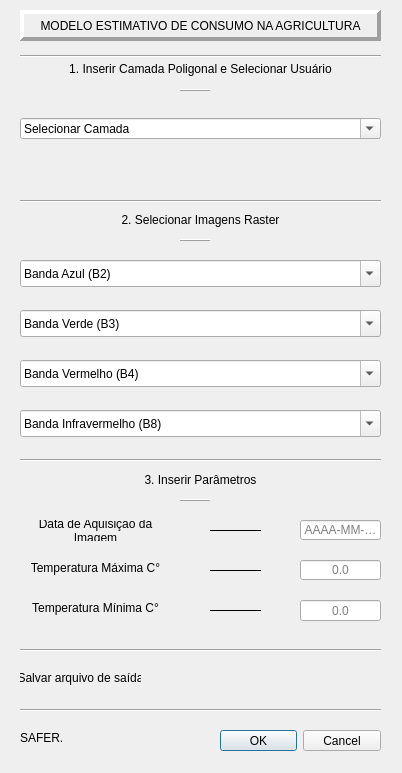
<?xml version="1.0" encoding="UTF-8"?>
<ui version="4.0">
 <class>MECADialogBase</class>
 <widget class="QDialog" name="MECADialogBase">
  <property name="windowModality">
   <enum>Qt::NonModal</enum>
  </property>
  <property name="geometry">
   <rect>
    <x>0</x>
    <y>0</y>
    <width>402</width>
    <height>773</height>
   </rect>
  </property>
  <property name="mouseTracking">
   <bool>false</bool>
  </property>
  <property name="windowTitle">
   <string>MECA</string>
  </property>
  <property name="sizeGripEnabled">
   <bool>false</bool>
  </property>
  <property name="modal">
   <bool>false</bool>
  </property>
  <widget class="QDialogButtonBox" name="buttonBox">
   <property name="enabled">
    <bool>true</bool>
   </property>
   <property name="geometry">
    <rect>
     <x>220</x>
     <y>730</y>
     <width>161</width>
     <height>21</height>
    </rect>
   </property>
   <property name="mouseTracking">
    <bool>false</bool>
   </property>
   <property name="focusPolicy">
    <enum>Qt::ClickFocus</enum>
   </property>
   <property name="autoFillBackground">
    <bool>true</bool>
   </property>
   <property name="orientation">
    <enum>Qt::Horizontal</enum>
   </property>
   <property name="standardButtons">
    <set>QDialogButtonBox::Cancel|QDialogButtonBox::Ok</set>
   </property>
   <property name="centerButtons">
    <bool>true</bool>
   </property>
  </widget>
  <widget class="QgsMapLayerComboBox" name="select_layercb">
   <property name="geometry">
    <rect>
     <x>20</x>
     <y>118</y>
     <width>361</width>
     <height>21</height>
    </rect>
   </property>
   <property name="editable">
    <bool>true</bool>
   </property>
   <property name="currentText">
    <string>Selecionar Camada</string>
   </property>
   <property name="showCrs">
    <bool>false</bool>
   </property>
  </widget>
  <widget class="QLabel" name="label_2">
   <property name="geometry">
    <rect>
     <x>20</x>
     <y>560</y>
     <width>151</width>
     <height>16</height>
    </rect>
   </property>
   <property name="text">
    <string>Temperatura Máxima C°</string>
   </property>
   <property name="alignment">
    <set>Qt::AlignCenter</set>
   </property>
  </widget>
  <widget class="QLabel" name="label_4">
   <property name="geometry">
    <rect>
     <x>20</x>
     <y>520</y>
     <width>151</width>
     <height>21</height>
    </rect>
   </property>
   <property name="text">
    <string>Data de Aquisição da Imagem</string>
   </property>
   <property name="alignment">
    <set>Qt::AlignCenter</set>
   </property>
   <property name="wordWrap">
    <bool>true</bool>
   </property>
  </widget>
  <widget class="Line" name="line">
   <property name="geometry">
    <rect>
     <x>20</x>
     <y>700</y>
     <width>361</width>
     <height>20</height>
    </rect>
   </property>
   <property name="orientation">
    <enum>Qt::Horizontal</enum>
   </property>
  </widget>
  <widget class="QLineEdit" name="date_line">
   <property name="geometry">
    <rect>
     <x>300</x>
     <y>520</y>
     <width>81</width>
     <height>20</height>
    </rect>
   </property>
   <property name="inputMask">
    <string notr="true"/>
   </property>
   <property name="text">
    <string/>
   </property>
   <property name="maxLength">
    <number>32767</number>
   </property>
   <property name="frame">
    <bool>true</bool>
   </property>
   <property name="alignment">
    <set>Qt::AlignCenter</set>
   </property>
   <property name="placeholderText">
    <string>AAAA-MM-DD</string>
   </property>
   <property name="cursorMoveStyle">
    <enum>Qt::LogicalMoveStyle</enum>
   </property>
  </widget>
  <widget class="QgsMapLayerComboBox" name="select_rasterb3">
   <property name="geometry">
    <rect>
     <x>20</x>
     <y>310</y>
     <width>361</width>
     <height>27</height>
    </rect>
   </property>
   <property name="editable">
    <bool>true</bool>
   </property>
   <property name="currentText">
    <string>Banda Verde (B3)</string>
   </property>
   <property name="showCrs">
    <bool>false</bool>
   </property>
  </widget>
  <widget class="QgsMapLayerComboBox" name="select_rasterb4">
   <property name="geometry">
    <rect>
     <x>20</x>
     <y>360</y>
     <width>361</width>
     <height>27</height>
    </rect>
   </property>
   <property name="editable">
    <bool>true</bool>
   </property>
   <property name="currentText">
    <string>Banda Vermelho (B4)</string>
   </property>
   <property name="showCrs">
    <bool>false</bool>
   </property>
  </widget>
  <widget class="QgsMapLayerComboBox" name="select_rasterb8">
   <property name="geometry">
    <rect>
     <x>20</x>
     <y>410</y>
     <width>361</width>
     <height>27</height>
    </rect>
   </property>
   <property name="editable">
    <bool>true</bool>
   </property>
   <property name="currentText">
    <string>Banda Infravermelho (B8)</string>
   </property>
   <property name="maxVisibleItems">
    <number>10</number>
   </property>
   <property name="showCrs">
    <bool>false</bool>
   </property>
  </widget>
  <widget class="QgsMapLayerComboBox" name="select_rasterb2">
   <property name="geometry">
    <rect>
     <x>20</x>
     <y>260</y>
     <width>361</width>
     <height>27</height>
    </rect>
   </property>
   <property name="editable">
    <bool>true</bool>
   </property>
   <property name="currentText">
    <string>Banda Azul (B2)</string>
   </property>
  </widget>
  <widget class="QgsFileWidget" name="rasterFile">
   <property name="geometry">
    <rect>
     <x>140</x>
     <y>670</y>
     <width>241</width>
     <height>21</height>
    </rect>
   </property>
   <property name="storageMode">
    <enum>QgsFileWidget::GetDirectory</enum>
   </property>
  </widget>
  <widget class="Line" name="line_2">
   <property name="geometry">
    <rect>
     <x>20</x>
     <y>186</y>
     <width>361</width>
     <height>31</height>
    </rect>
   </property>
   <property name="orientation">
    <enum>Qt::Horizontal</enum>
   </property>
  </widget>
  <widget class="QLabel" name="label_7">
   <property name="geometry">
    <rect>
     <x>20</x>
     <y>470</y>
     <width>361</width>
     <height>20</height>
    </rect>
   </property>
   <property name="text">
    <string>3. Inserir Parâmetros</string>
   </property>
   <property name="alignment">
    <set>Qt::AlignCenter</set>
   </property>
  </widget>
  <widget class="QLabel" name="label_8">
   <property name="geometry">
    <rect>
     <x>20</x>
     <y>210</y>
     <width>361</width>
     <height>20</height>
    </rect>
   </property>
   <property name="text">
    <string>2. Selecionar Imagens Raster</string>
   </property>
   <property name="alignment">
    <set>Qt::AlignCenter</set>
   </property>
  </widget>
  <widget class="QLabel" name="label_9">
   <property name="geometry">
    <rect>
     <x>20</x>
     <y>670</y>
     <width>121</width>
     <height>16</height>
    </rect>
   </property>
   <property name="text">
    <string>Salvar arquivo de saída</string>
   </property>
   <property name="alignment">
    <set>Qt::AlignCenter</set>
   </property>
  </widget>
  <widget class="QLabel" name="label_10">
   <property name="geometry">
    <rect>
     <x>20</x>
     <y>59</y>
     <width>361</width>
     <height>20</height>
    </rect>
   </property>
   <property name="text">
    <string>1. Inserir Camada Poligonal e Selecionar Usuário</string>
   </property>
   <property name="textFormat">
    <enum>Qt::AutoText</enum>
   </property>
   <property name="alignment">
    <set>Qt::AlignCenter</set>
   </property>
   <property name="wordWrap">
    <bool>true</bool>
   </property>
  </widget>
  <widget class="Line" name="line_4">
   <property name="geometry">
    <rect>
     <x>180</x>
     <y>80</y>
     <width>31</width>
     <height>21</height>
    </rect>
   </property>
   <property name="sizePolicy">
    <sizepolicy hsizetype="Minimum" vsizetype="Minimum">
     <horstretch>0</horstretch>
     <verstretch>0</verstretch>
    </sizepolicy>
   </property>
   <property name="frameShadow">
    <enum>QFrame::Raised</enum>
   </property>
   <property name="orientation">
    <enum>Qt::Horizontal</enum>
   </property>
  </widget>
  <widget class="QLineEdit" name="tmax_line">
   <property name="geometry">
    <rect>
     <x>300</x>
     <y>560</y>
     <width>81</width>
     <height>20</height>
    </rect>
   </property>
   <property name="frame">
    <bool>true</bool>
   </property>
   <property name="alignment">
    <set>Qt::AlignCenter</set>
   </property>
   <property name="placeholderText">
    <string>0.0</string>
   </property>
   <property name="cursorMoveStyle">
    <enum>Qt::LogicalMoveStyle</enum>
   </property>
  </widget>
  <widget class="QgsFeaturePickerWidget" name="select_featurecb">
   <property name="geometry">
    <rect>
     <x>20</x>
     <y>150</y>
     <width>361</width>
     <height>31</height>
    </rect>
   </property>
   <property name="displayExpression">
    <string/>
   </property>
   <property name="showBrowserButtons">
    <bool>false</bool>
   </property>
  </widget>
  <widget class="QLabel" name="label_11">
   <property name="geometry">
    <rect>
     <x>20</x>
     <y>10</y>
     <width>361</width>
     <height>31</height>
    </rect>
   </property>
   <property name="frameShape">
    <enum>QFrame::Panel</enum>
   </property>
   <property name="frameShadow">
    <enum>QFrame::Raised</enum>
   </property>
   <property name="lineWidth">
    <number>4</number>
   </property>
   <property name="midLineWidth">
    <number>1</number>
   </property>
   <property name="text">
    <string>MODELO ESTIMATIVO DE CONSUMO NA AGRICULTURA</string>
   </property>
   <property name="textFormat">
    <enum>Qt::AutoText</enum>
   </property>
   <property name="alignment">
    <set>Qt::AlignCenter</set>
   </property>
  </widget>
  <widget class="Line" name="line_5">
   <property name="geometry">
    <rect>
     <x>20</x>
     <y>46</y>
     <width>361</width>
     <height>20</height>
    </rect>
   </property>
   <property name="orientation">
    <enum>Qt::Horizontal</enum>
   </property>
  </widget>
  <widget class="QLabel" name="label_12">
   <property name="geometry">
    <rect>
     <x>20</x>
     <y>730</y>
     <width>201</width>
     <height>16</height>
    </rect>
   </property>
   <property name="text">
    <string>SAFER.</string>
   </property>
  </widget>
  <widget class="QLabel" name="label_13">
   <property name="geometry">
    <rect>
     <x>20</x>
     <y>600</y>
     <width>151</width>
     <height>16</height>
    </rect>
   </property>
   <property name="text">
    <string>Temperatura Mínima C°</string>
   </property>
   <property name="alignment">
    <set>Qt::AlignCenter</set>
   </property>
  </widget>
  <widget class="QLineEdit" name="tmin_line">
   <property name="geometry">
    <rect>
     <x>300</x>
     <y>600</y>
     <width>81</width>
     <height>21</height>
    </rect>
   </property>
   <property name="frame">
    <bool>true</bool>
   </property>
   <property name="alignment">
    <set>Qt::AlignCenter</set>
   </property>
   <property name="placeholderText">
    <string>0.0</string>
   </property>
   <property name="cursorMoveStyle">
    <enum>Qt::LogicalMoveStyle</enum>
   </property>
  </widget>
  <widget class="Line" name="line_6">
   <property name="geometry">
    <rect>
     <x>20</x>
     <y>450</y>
     <width>361</width>
     <height>20</height>
    </rect>
   </property>
   <property name="orientation">
    <enum>Qt::Horizontal</enum>
   </property>
  </widget>
  <widget class="Line" name="line_3">
   <property name="geometry">
    <rect>
     <x>20</x>
     <y>640</y>
     <width>361</width>
     <height>20</height>
    </rect>
   </property>
   <property name="orientation">
    <enum>Qt::Horizontal</enum>
   </property>
  </widget>
  <widget class="Line" name="line_7">
   <property name="geometry">
    <rect>
     <x>180</x>
     <y>230</y>
     <width>31</width>
     <height>21</height>
    </rect>
   </property>
   <property name="sizePolicy">
    <sizepolicy hsizetype="Minimum" vsizetype="Minimum">
     <horstretch>0</horstretch>
     <verstretch>0</verstretch>
    </sizepolicy>
   </property>
   <property name="frameShadow">
    <enum>QFrame::Raised</enum>
   </property>
   <property name="orientation">
    <enum>Qt::Horizontal</enum>
   </property>
  </widget>
  <widget class="Line" name="line_8">
   <property name="geometry">
    <rect>
     <x>180</x>
     <y>490</y>
     <width>31</width>
     <height>21</height>
    </rect>
   </property>
   <property name="sizePolicy">
    <sizepolicy hsizetype="Minimum" vsizetype="Minimum">
     <horstretch>0</horstretch>
     <verstretch>0</verstretch>
    </sizepolicy>
   </property>
   <property name="frameShadow">
    <enum>QFrame::Raised</enum>
   </property>
   <property name="orientation">
    <enum>Qt::Horizontal</enum>
   </property>
  </widget>
  <widget class="Line" name="line_9">
   <property name="geometry">
    <rect>
     <x>210</x>
     <y>520</y>
     <width>51</width>
     <height>21</height>
    </rect>
   </property>
   <property name="sizePolicy">
    <sizepolicy hsizetype="Minimum" vsizetype="Minimum">
     <horstretch>0</horstretch>
     <verstretch>0</verstretch>
    </sizepolicy>
   </property>
   <property name="frameShadow">
    <enum>QFrame::Plain</enum>
   </property>
   <property name="lineWidth">
    <number>1</number>
   </property>
   <property name="midLineWidth">
    <number>0</number>
   </property>
   <property name="orientation">
    <enum>Qt::Horizontal</enum>
   </property>
  </widget>
  <widget class="Line" name="line_10">
   <property name="geometry">
    <rect>
     <x>210</x>
     <y>560</y>
     <width>51</width>
     <height>21</height>
    </rect>
   </property>
   <property name="sizePolicy">
    <sizepolicy hsizetype="Minimum" vsizetype="Minimum">
     <horstretch>0</horstretch>
     <verstretch>0</verstretch>
    </sizepolicy>
   </property>
   <property name="frameShadow">
    <enum>QFrame::Plain</enum>
   </property>
   <property name="orientation">
    <enum>Qt::Horizontal</enum>
   </property>
  </widget>
  <widget class="Line" name="line_11">
   <property name="geometry">
    <rect>
     <x>210</x>
     <y>600</y>
     <width>51</width>
     <height>21</height>
    </rect>
   </property>
   <property name="sizePolicy">
    <sizepolicy hsizetype="Minimum" vsizetype="Minimum">
     <horstretch>0</horstretch>
     <verstretch>0</verstretch>
    </sizepolicy>
   </property>
   <property name="frameShadow">
    <enum>QFrame::Plain</enum>
   </property>
   <property name="orientation">
    <enum>Qt::Horizontal</enum>
   </property>
  </widget>
 </widget>
 <customwidgets>
  <customwidget>
   <class>QgsFeaturePickerWidget</class>
   <extends>QWidget</extends>
   <header>qgsfeaturepickerwidget.h</header>
  </customwidget>
  <customwidget>
   <class>QgsFileWidget</class>
   <extends>QWidget</extends>
   <header>qgsfilewidget.h</header>
  </customwidget>
  <customwidget>
   <class>QgsMapLayerComboBox</class>
   <extends>QComboBox</extends>
   <header>qgsmaplayercombobox.h</header>
  </customwidget>
 </customwidgets>
 <tabstops>
  <tabstop>select_layercb</tabstop>
  <tabstop>select_rasterb2</tabstop>
  <tabstop>select_rasterb3</tabstop>
  <tabstop>select_rasterb4</tabstop>
  <tabstop>select_rasterb8</tabstop>
  <tabstop>date_line</tabstop>
  <tabstop>tmax_line</tabstop>
  <tabstop>tmin_line</tabstop>
 </tabstops>
 <resources/>
 <connections/>
</ui>
